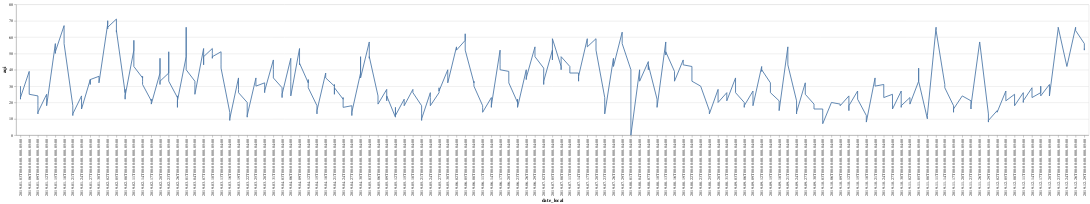

Notebook code cell kept with this figure:
### Code cell
pm25_local_2019 = pd.read_csv("../data/final/epa_air_params/pm25_local_2019_avg_df.csv")
alt.Chart(pm25_local_2019).mark_line().encode(
    x="date_local",
    y="aqi"
)

### Figure 1 — Vega-Lite specification as saved in the notebook (floating-point values rounded to 4 significant figures; data arrays with more than 128 entries replaced by an {"elided": "..."} marker saying what was removed)
{"config": {"view": {"continuousWidth": 400, "continuousHeight": 300}}, "data": {"name": "data-fab6fa2de6824e76eeb8385a144d7ded"}, "mark": "line", "encoding": {"x": {"type": "nominal", "field": "date_local"}, "y": {"type": "quantitative", "field": "aqi"}}, "$schema": "https://vega.github.io/schema/vega-lite/v4.8.1.json", "datasets": {"data-fab6fa2de6824e76eeb8385a144d7ded": {"elided": "1464 records"}}}
